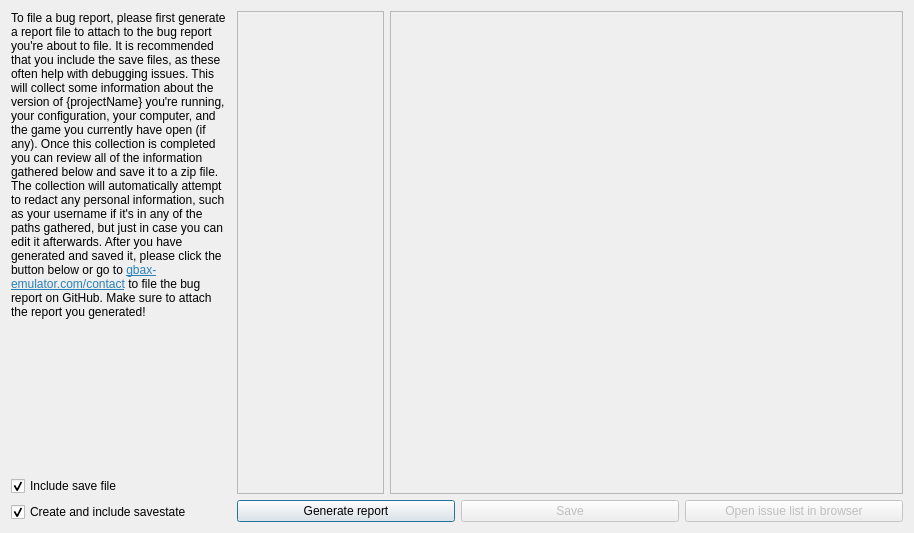
<?xml version="1.0" encoding="UTF-8"?>
<ui version="4.0">
 <class>QGBA::ReportView</class>
 <widget class="QDialog" name="QGBA::ReportView">
  <property name="geometry">
   <rect>
    <x>0</x>
    <y>0</y>
    <width>914</width>
    <height>533</height>
   </rect>
  </property>
  <property name="windowTitle">
   <string>Generate Bug Report</string>
  </property>
  <layout class="QGridLayout" name="gridLayout" columnstretch="3,2,7">
   <item row="1" column="1" rowspan="3">
    <widget class="QListWidget" name="fileList">
     <property name="enabled">
      <bool>false</bool>
     </property>
     <property name="sizePolicy">
      <sizepolicy hsizetype="Minimum" vsizetype="Expanding">
       <horstretch>0</horstretch>
       <verstretch>0</verstretch>
      </sizepolicy>
     </property>
     <property name="sizeAdjustPolicy">
      <enum>QAbstractScrollArea::AdjustToContents</enum>
     </property>
     <property name="editTriggers">
      <set>QAbstractItemView::NoEditTriggers</set>
     </property>
     <property name="showDropIndicator" stdset="0">
      <bool>false</bool>
     </property>
     <property name="horizontalScrollMode">
      <enum>QAbstractItemView::ScrollPerPixel</enum>
     </property>
    </widget>
   </item>
   <item row="1" column="2" rowspan="3">
    <widget class="QPlainTextEdit" name="fileView">
     <property name="enabled">
      <bool>false</bool>
     </property>
     <property name="sizePolicy">
      <sizepolicy hsizetype="MinimumExpanding" vsizetype="Expanding">
       <horstretch>0</horstretch>
       <verstretch>0</verstretch>
      </sizepolicy>
     </property>
     <property name="textInteractionFlags">
      <set>Qt::TextEditorInteraction</set>
     </property>
    </widget>
   </item>
   <item row="1" column="0">
    <widget class="QLabel" name="description">
     <property name="sizePolicy">
      <sizepolicy hsizetype="Preferred" vsizetype="MinimumExpanding">
       <horstretch>0</horstretch>
       <verstretch>0</verstretch>
      </sizepolicy>
     </property>
     <property name="text">
      <string>&lt;html&gt;&lt;head/&gt;&lt;body&gt;&lt;p&gt;To file a bug report, please first generate a report file to attach to the bug report you're about to file. It is recommended that you include the save files, as these often help with debugging issues. This will collect some information about the version of {projectName} you're running, your configuration, your computer, and the game you currently have open (if any). Once this collection is completed you can review all of the information gathered below and save it to a zip file. The collection will automatically attempt to redact any personal information, such as your username if it's in any of the paths gathered, but just in case you can edit it afterwards. After you have generated and saved it, please click the button below or go to &lt;a href=&quot;https://gbax-emulator.com/contact&quot;&gt;&lt;span style=&quot; text-decoration: underline; color:#2980b9;&quot;&gt;gbax-emulator.com/contact&lt;/span&gt;&lt;/a&gt; to file the bug report on GitHub. Make sure to attach the report you generated!&lt;/p&gt;&lt;/body&gt;&lt;/html&gt;</string>
     </property>
     <property name="alignment">
      <set>Qt::AlignLeading|Qt::AlignLeft|Qt::AlignTop</set>
     </property>
     <property name="wordWrap">
      <bool>true</bool>
     </property>
     <property name="openExternalLinks">
      <bool>true</bool>
     </property>
    </widget>
   </item>
   <item row="4" column="1" rowspan="2" colspan="2">
    <layout class="QHBoxLayout" name="horizontalLayout_2">
     <item>
      <widget class="QPushButton" name="generate">
       <property name="text">
        <string>Generate report</string>
       </property>
       <property name="icon">
        <iconset theme="view-refresh">
         <normaloff>../../../../../../</normaloff>../../../../../../</iconset>
       </property>
      </widget>
     </item>
     <item>
      <widget class="QPushButton" name="save">
       <property name="enabled">
        <bool>false</bool>
       </property>
       <property name="text">
        <string>Save</string>
       </property>
       <property name="icon">
        <iconset theme="document-save">
         <normaloff>../../../../../../</normaloff>../../../../../../</iconset>
       </property>
      </widget>
     </item>
     <item>
      <widget class="QPushButton" name="openList">
       <property name="enabled">
        <bool>false</bool>
       </property>
       <property name="text">
        <string>Open issue list in browser</string>
       </property>
       <property name="icon">
        <iconset theme="document-send">
         <normaloff>../../../../../../</normaloff>../../../../../../</iconset>
       </property>
      </widget>
     </item>
    </layout>
   </item>
   <item row="2" column="0" rowspan="4">
    <layout class="QVBoxLayout" name="verticalLayout">
     <item>
      <widget class="QCheckBox" name="includeSave">
       <property name="sizePolicy">
        <sizepolicy hsizetype="Minimum" vsizetype="Fixed">
         <horstretch>0</horstretch>
         <verstretch>0</verstretch>
        </sizepolicy>
       </property>
       <property name="text">
        <string>Include save file</string>
       </property>
       <property name="checked">
        <bool>true</bool>
       </property>
      </widget>
     </item>
     <item>
      <widget class="QCheckBox" name="includeState">
       <property name="sizePolicy">
        <sizepolicy hsizetype="Minimum" vsizetype="Fixed">
         <horstretch>0</horstretch>
         <verstretch>0</verstretch>
        </sizepolicy>
       </property>
       <property name="text">
        <string>Create and include savestate</string>
       </property>
       <property name="checked">
        <bool>true</bool>
       </property>
      </widget>
     </item>
    </layout>
   </item>
  </layout>
 </widget>
 <resources/>
 <connections>
  <connection>
   <sender>openList</sender>
   <signal>clicked()</signal>
   <receiver>QGBA::ReportView</receiver>
   <slot>openBugReportPage()</slot>
   <hints>
    <hint type="sourcelabel">
     <x>593</x>
     <y>442</y>
    </hint>
    <hint type="destinationlabel">
     <x>357</x>
     <y>234</y>
    </hint>
   </hints>
  </connection>
  <connection>
   <sender>generate</sender>
   <signal>clicked()</signal>
   <receiver>QGBA::ReportView</receiver>
   <slot>generateReport()</slot>
   <hints>
    <hint type="sourcelabel">
     <x>121</x>
     <y>432</y>
    </hint>
    <hint type="destinationlabel">
     <x>357</x>
     <y>229</y>
    </hint>
   </hints>
  </connection>
  <connection>
   <sender>save</sender>
   <signal>clicked()</signal>
   <receiver>QGBA::ReportView</receiver>
   <slot>save()</slot>
   <hints>
    <hint type="sourcelabel">
     <x>357</x>
     <y>432</y>
    </hint>
    <hint type="destinationlabel">
     <x>357</x>
     <y>229</y>
    </hint>
   </hints>
  </connection>
 </connections>
 <slots>
  <slot>generateReport()</slot>
  <slot>save()</slot>
  <slot>openBugReportPage()</slot>
 </slots>
</ui>
